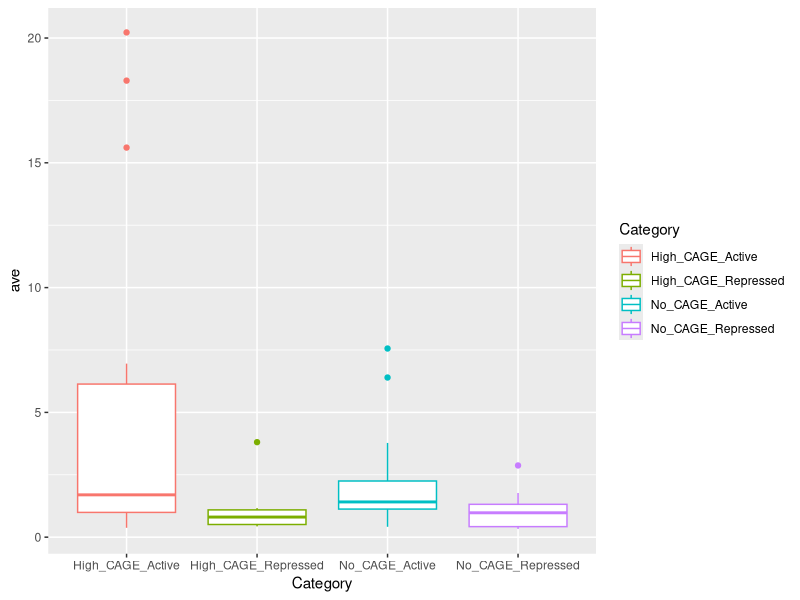

The R script that drew this image: (Note: this script raises an error after producing the figure.)
library(readr)
library(dplyr)
library(ggplot2)
library(dplyr)
library(tidyverse)
library(tidyr)
setwd("E:\\A大学\\大二下\\ADS2\\W27 5.13-5.17 Bootstrapping")

### Does enhancer activity differ with histone modification
### or transcriptional activity?

data = read.table("Reporter_assay_4-1-15.txt", head = T)

head(data)

nrow(data)

# Task 1. Plot the data and examine it.
# Can you see the four groups and understand the difference between them?

data$Category = as.factor(data$Category)

g = ggplot(data, mapping = aes(x = Category, y = ave, group = Category)) +
  geom_boxplot(mapping = aes(color = Category))
g

# Task 2. Generate the first bootstrap sample
# Lets look first at the epigenetic status of these enhancers.
# Can you calculate the median difference between
# those which are marked as active and those which are marked as repressed?
head(data)
data$Epigenetic_status = as.factor(data$Epigenetic_status)
data$Transcription_status = as.factor(data$Transcription_status)
summary(data)
ave_active = median(data$ave[data$Epigenetic_status == "Active"])
ave_repressed = median(data$ave[data$Epigenetic_status == "Repressed"])
observed_dif = ave_active - ave_repressed
observed_dif

# In this situation, we prefer to use the one-sided hypothesis. Because it is
# assumed that the enhancer with active epigenetic status is higher than that
# with repressed epigenetic status.

# Can you generate one bootstrap sample of a median difference?
# Remember, you will need to write this as
# code which can be automatically run many times later.


n1 = sum(data$Epigenetic_status == "Active")
n1
n2 = sum(data$Epigenetic_status == "Repressed")
n2

# bootstrap = function(){
#   sample1 = sample(pool, size = n1, replace = T)
#   sample2 = sample(pool, size = n2, replace = T)
#   return (median(sample1) - median(sample2))
# }
bootstrap = function(){
  sample1 = sample(pool1, size = n1, replace = T)
  sample2 = sample(pool2, size = n2, replace = T)
  return (median(sample1) - median(sample2))
}
bootstrap()

# Task 3. Generate a large number of bootstraps
# Now try to run many replicates of the code you wrote above to
# generate a distribution of median differences. Can you plot this distribution?

# pool = data$ave
pool1 = data$ave[data$Epigenetic_status == "Active"]
pool2 = data$ave[data$Epigenetic_status == "Repressed"]
for(rep in 1:10000)
  sample_dif = c(sample_dif, bootstrap())
hist(sample_dif)

# Task 4. Make a statistical inference Where does your observed difference fall
# on this distribution? Do you think there is a significant difference between
# enhancer activity across groups with different epigenetic marks?
sum(sample_dif > observed_dif) / length(sample_dif)
sum(sample_dif > observed_dif) / length(sample_dif) < 0.05
# we cannot reject the null hypothesis
# no significant difference

# Task 5. Explore the number of replicates

# Task 6. Now, see whether you can repeat this procedure by looking at
# the ‘Transcription_status’ variable.

pool = data$ave
work = function(){
  sample_dif = {}
  for(rep in 1:10000)
    sample_dif = c(sample_dif, bootstrap())
  # hist(sample_dif)
  print(sum(sample_dif > observed_dif) / length(sample_dif) < 0.05)
}

n1 = sum(data$Transcription_status == "Active")
n2 = sum(data$Transcription_status == "None")
n1
n2
work()



### Which movie genres are most popular with Chinese university students?

# Task 1. Again, plot the data and examine it first.
# Can you see any differences across genres?
# Which do you think might be statistically significant?

data2 = read.table("movie_data.txt", head = T)
head(data2)
data2

# Task 2. Generate a first bootstrap sample.
# Lets look at comedy, for example. 73 students preferred this genre out of
# a total of 267 response. From these two numbers, can you generate a vector
# to sample from in order to generate a bootstrap sample?

n = sum(data2$students)
vec = {}
for(i in 1:nrow(data2))
  vec = c(vec, rep(data2$genre[i], data2$students[i]))

# Task 3. Generate a confidence interval by bootstrapping many times.
for(i in 1:nrow(data2)){
  list = {}
  for(rep in 1:1000){
    sample = sample(vec, size = n, replace = T)
    list = c(list, sum(sample == data2$genre[i]))
  }
  data2$ci_lower[i] = quantile(list, 0.025)
  data2$ci_upper[i] = quantile(list, 0.975)
}

data2

# Task 4. Repeat this bootstrapping for the entire dataset
# Already done.
# Q: Do you need to sample from different datasets for each genre?
# A: No.

# Task 5. Explore the differences across genres, 
# are there any differences that you can detect?

g2 = ggplot(data2, mapping = aes(x = genre, y = students)) +
  geom_point(aes(color = genre)) +
  geom_errorbar(aes(ymin = ci_lower, ymax = ci_upper, color = genre), width = 0.2)
g2

print(data2$students - data2$ci_lower)
print(data2$ci_upper - data2$students)
